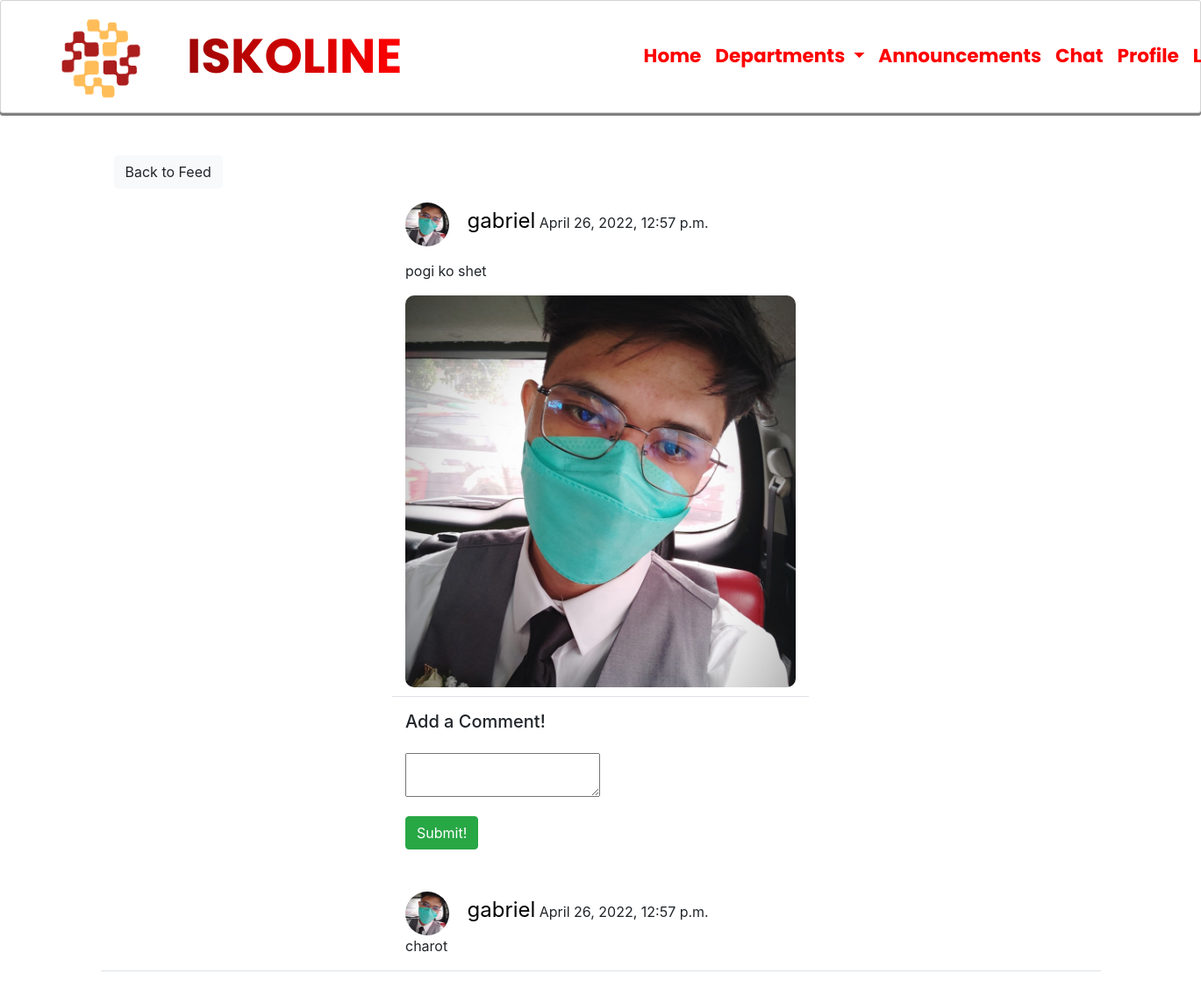
Page /registrar/14/ (signed in) on the committed database.
### student/models.py (models this page shows)
class RegistrarPost(models.Model):
    body = models.TextField()
    date = models.DateTimeField(default=timezone.now)
    author = models.ForeignKey(User, on_delete=models.CASCADE)
    image = models.ImageField(upload_to='uploads/post_photos', blank=True, null=True)

class UserProfile(models.Model):
    user = models.OneToOneField(User, primary_key=True, verbose_name='user', related_name='profile', on_delete=models.CASCADE)
    name = models.CharField(max_length=30, blank=True, null=True)
    email = models.CharField(max_length=200, null=True)
    bio = models.TextField(max_length=500, blank=True, null=True)
    birth_date=models.DateField(null=True, blank=True)
    location = models.CharField(max_length=100, blank=True, null=True)
    picture = models.ImageField(upload_to='uploads/profile_pictures', default='uploads/profile_pictures/default.jpg', blank=True)
    GENDER_CHOICES = (
        ('Male', 'Male'),
        ('Female', 'Female'),
    )
    gender = models.CharField(max_length=6, blank=True, null=True ,choices=GENDER_CHOICES)
    student_id = models.CharField(max_length=16, blank=False, null=True)

class RegistrarComment(models.Model):
    comment = models.TextField()
    date = models.DateTimeField(default=timezone.now)
    post = models.ForeignKey('RegistrarPost', on_delete=models.CASCADE)
    author = models.ForeignKey(User, on_delete=models.CASCADE)

### student/views.py (the view, shortened to what this page needs)
# urls.py: path('registrar/<int:pk>/', RegistrarPostDetailView.as_view(), name='registrar_post_detail'),
class RegistrarPostDetailView(LoginRequiredMixin, View):
    def get(self, request, pk):
        post = RegistrarPost.objects.get(pk=pk)
        form = RegistrarCommentForm()
        comments = RegistrarComment.objects.filter(post=post).order_by('-date')
        context = {
            'post': post,
            'form': form,
            'comments': comments,
        }
        return render(request, 'home/registrar_post_detail.html', context)

### student/forms.py
class RegistrarCommentForm(forms.ModelForm):
    comment = forms.CharField(
        label='',
        widget=forms.Textarea(
            attrs={'rows': '3',
                   'placeholder': 'Say Something...'}
        ))
    class Meta:
        model = RegistrarComment
        fields = ['comment']

### student/templates/home/registrar_post_detail.html (shortened to what this page needs)
{% extends 'home/base.html' %}
{% load crispy_forms_tags %}
{% block content %}
<div class="container">
    <div class="row mt-5">
        <div class="col-md-3 col-sm-6">
            <a href="{% url 'registrar' %}" class="btn btn-light">Back to Feed</a>
        </div>
    </div>
    <div class="row justify-content-center mt-3">
        <div class="col-md-5 col-sm-12 border-bottom">
            <p>
                    {% if post.author.profile.picture %}
                    <img class="rounded-circle mr-3" height="50" width="50" src="{{ post.author.profile.picture.url }}" />
                    {% else %}
                    <img src="https://res.cloudinary.com/dmagk9gck/image/upload/v1652844857/media/uploads/default_u8embw.jpg" class="rounded-circle mr-3" width="50" height="50" />
                    {% endif %}
                    <a class="profile-link" href="{% url 'profile' post.author.profile.pk %}">{{ post.author }}</a> {{ post.date }}
            </p>
            <div class="position-relative">
                <p>{{ post.body }}</p>
                {% if post.image %}
                <img src="{{ post.image.url }}" class="post-image" />
                {% endif %}
            </div>
        </div>
    </div>
    <div class="row justify-content-center mt-3">
        <div class="col-md-5 col-sm-12">
            <h5>Add a Comment!</h5>
        </div>
    </div>
    <div class="row justify-content-center mt-3 mb-5">
        <div class="col-md-5 col-sm-12">
            <form method="POST">
                <div class="username">
                    <textarea name="comment"></textarea>
                </div>
                <div class="d-grid gap-2">
                    <button class="btn btn-success mt-3">Submit!</button>
                </div>
            </form>
        </div>
    </div>
    {% for comment in comments %}
    <div class="row justify-content-center mt-3 mb-5 border-bottom">
        <div class="col-md-5 col-sm-12">
                    {% if post.author.profile.picture %}
                    <img class="rounded-circle mr-3" height="50" width="50" src="{{ post.author.profile.picture.url }}" />
                    {% else %}
                    <img src="https://res.cloudinary.com/dmagk9gck/image/upload/v1652844857/media/uploads/default_u8embw.jpg" class="rounded-circle mr-3" width="50" height="50" />
                    {% endif %}
                    <a class="profile-link" href="{% url 'profile' post.author.profile.pk %}">{{ post.author }}</a> {{ post.date }}
            <p>{{ comment.comment }}</p>
        </div>
    </div>
    {% endfor %}
</div>
{% endblock content %}

### static/style.css (style rules this page uses)
* { margin: 0; padding: 0; box-sizing: border-box; }
html { scroll-behavior: smooth; }
body { overflow-x: hidden; }
.post-image { max-width:100%; height: auto; border-radius: 10px; margin-bottom: 10px; margin-left: auto; margin-right: auto; display: block; }
.profile-link { font-size: x-large; color: black; }

### rows in the picture
RegistrarPost: author.profile.picture (picture), author "gabriel", date "April 26, 2022, 12:57 p.m.", body "pogi ko shet", image (picture)
RegistrarComment: author.profile.picture (picture), comment "charot"
